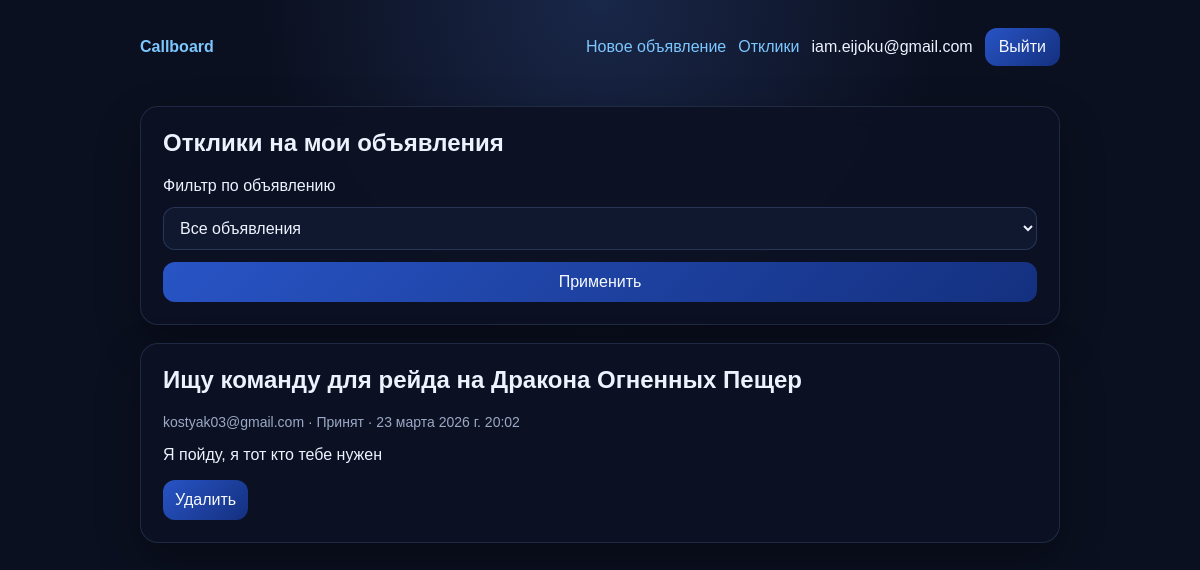
/responses/ (signed in), run on the app's committed database.
### board/models.py (models this page shows, shortened)
class Response(models.Model):
    class Status(models.TextChoices):
        PENDING = "pending", "Ожидает"
        ACCEPTED = "accepted", "Принят"
    advertisement = models.ForeignKey(
        Advertisement,
        on_delete=models.CASCADE,
        related_name="responses",
        verbose_name="Объявление",
    )
    author = models.ForeignKey(
        settings.AUTH_USER_MODEL,
        on_delete=models.CASCADE,
        related_name="responses",
        verbose_name="Автор отклика",
    )
    text = models.TextField(verbose_name="Текст отклика")
    status = models.CharField(
        max_length=16,
        choices=Status.choices,
        default=Status.PENDING,
        verbose_name="Статус",
    )
    created_at = models.DateTimeField(auto_now_add=True, verbose_name="Создано")
    class Meta:
        ordering = ("-created_at",)
        verbose_name = "Отклик"
        verbose_name_plural = "Отклики"
        constraints = [
            models.UniqueConstraint(
                fields=("advertisement", "author"),
                name="unique_response_per_user_and_advertisement",
            )
        ]

class Advertisement(models.Model):
    author = models.ForeignKey(
        settings.AUTH_USER_MODEL,
        on_delete=models.CASCADE,
        related_name="advertisements",
        verbose_name="Автор",
    )
    category = models.CharField(
        max_length=32,
        choices=AdvertisementCategory.choices,
        verbose_name="Категория",
    )
    title = models.CharField(max_length=200, verbose_name="Заголовок")
    content = CKEditor5Field(
        config_name="extends",
        verbose_name="Текст объявления",
        help_text="Используйте визуальный редактор для текста, изображений и встраиваемого медиа.",
    )
    created_at = models.DateTimeField(auto_now_add=True, verbose_name="Создано")
    updated_at = models.DateTimeField(auto_now=True, verbose_name="Обновлено")
    class Meta:
        ordering = ("-created_at",)
        verbose_name = "Объявление"
        verbose_name_plural = "Объявления"

### board/views.py (the view)
# urls.py: path("responses/", response_list_view, name="response_list"),
@login_required
def response_list_view(request):
    advertisements = Advertisement.objects.filter(author=request.user).order_by("title")
    selected_advertisement = request.GET.get("advertisement")
    responses = Response.objects.filter(advertisement__author=request.user).select_related(
        "advertisement", "author"
    )
    if selected_advertisement:
        responses = responses.filter(advertisement_id=selected_advertisement)
    return render(
        request,
        "board/response_list.html",
        {
            "responses": responses,
            "advertisements": advertisements,
            "selected_advertisement": selected_advertisement,
        },
    )

### board/templates/board/response_list.html (shortened to what this page needs)
{% extends 'board/base.html' %}
{% block content %}
<section class="card">
    <h1>Отклики на мои объявления</h1>
    <form method="get">
        <label for="advertisement">Фильтр по объявлению</label>
        <select name="advertisement" id="advertisement">
            <option value="">Все объявления</option>
        </select>
        <button type="submit">Применить</button>
    </form>
</section>
{% for response in responses %}
    <article class="card">
        <h2>{{ response.advertisement.title }}</h2>
        <p class="meta">{{ response.author.email }} · {{ response.get_status_display }} · {{ response.created_at }}</p>
        <p>{{ response.text }}</p>
        <div class="actions">
            <form method="post" action="{% url 'board:delete_response' response.pk %}">
                <button type="submit">Удалить</button>
            </form>
        </div>
    </article>
{% empty %}
    <div class="card">Откликов пока нет.</div>
{% endfor %}
{% endblock %}

### board/templates/board/base.html (shortened to what this page needs)
<!DOCTYPE html>
<html lang="ru">
<head>
</head>
<body>
<header>
    <div>
        <a href="{% url 'board:advertisement_list' %}"><strong>Callboard</strong></a>
    </div>
    <nav>
        {% if user.is_authenticated %}
            <a href="{% url 'board:advertisement_create' %}">Новое объявление</a>
            <a href="{% url 'board:response_list' %}">Отклики</a>
            <span>{{ user.email }}</span>
            <form method="post" action="{% url 'board:logout' %}" class="inline-form">
                <button type="submit">Выйти</button>
            </form>
        {% else %}
            <a href="{% url 'board:signup' %}">Регистрация</a>
            <a href="{% url 'board:login' %}">Вход</a>
        {% endif %}
    </nav>
</header>
<main>
    {% block content %}{% endblock %}
</main>
</body>
</html>

### board/templates/board/base.html (style rules this page uses)
:root { color-scheme: dark; --bg: #0b1020; --bg-accent: radial-gradient(circle at top, rgba(61, 98, 177, 0.28), transparent 34%), #0b1020; --panel: rgba(12, 18, 35, 0.92); --panel-border: rgba(125, 154, 216, 0.18); --text: #edf2ff; --muted: #9ba9c6; --link: #7cc7ff; --link-hover: #b0e3ff; --button: linear-gradient(135deg, #2854c5, #14307f); --button-hover: linear-gradient(135deg, #3565df, #1d42a6); --field: rgba(17, 26, 49, 0.95); --field-border: rgba(122, 155, 223, 0.22); --message: rgba(39, 74, 151, 0.38); --shadow: 0 18px 44px rgba(0, 0, 0, 0.32); }
* { box-sizing: border-box; }
body { font-family: sans-serif; margin: 0; min-height: 100vh; background: var(--bg-accent); color: var(--text); }
header, main { max-width: 960px; margin: 0 auto; padding: 20px; }
header { display: flex; justify-content: space-between; align-items: center; gap: 16px; padding-top: 28px; }
nav { display: flex; gap: 12px; flex-wrap: wrap; align-items: center; }
a { color: var(--link); text-decoration: none; }
.card { background: var(--panel); border: 1px solid var(--panel-border); border-radius: 18px; padding: 22px; margin-bottom: 18px; box-shadow: var(--shadow); backdrop-filter: blur(12px); }
form { display: grid; gap: 12px; }
input, textarea, select, button { font: inherit; padding: 11px 12px; border-radius: 12px; border: 1px solid var(--field-border); }
input, textarea, select { background: var(--field); color: var(--text); }
button { cursor: pointer; color: #f7fbff; border: none; background: var(--button); transition: transform .16s ease, opacity .16s ease, background .16s ease; }
.actions { display: flex; gap: 8px; flex-wrap: wrap; }
.meta { color: var(--muted); font-size: 14px; }
.inline-form { display: inline; }
.inline-form button { padding: 10px 14px; }
h1, h2, h3 { margin-top: 0; }
option { background: #10182f; color: var(--text); }

### data on the page
Response: advertisement "Ищу команду для рейда на Дракона Огненных Пещер", author.email "kostyak03@gmail.com", status "Принят", created_at "23 марта 2026 г. 20:02", text "Я пойду, я тот кто тебе нужен"

### other printed values
{{ user.email }} "iam.eijoku@gmail.com"
